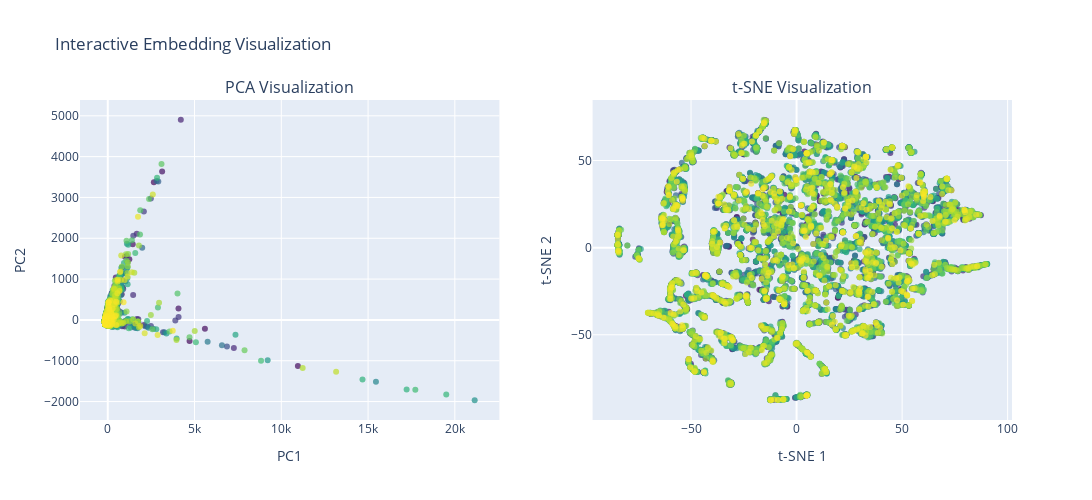

This figure's notebook cell:
### Code cell
import plotly.graph_objects as go
from plotly.subplots import make_subplots
import pandas as pd
import numpy as np
from sklearn.decomposition import PCA
from sklearn.manifold import TSNE

# Convert embeddings to numpy
embeddings_np = final_embeddings.numpy()

# PCA
pca = PCA(n_components=2)
pca_result = pca.fit_transform(embeddings_np)

pca_df = pd.DataFrame(pca_result)
pca_df.columns = ["pca1", "pca2"]
pca_df["timestamp"] = graph_dates
pca_df["graph_path"] = all_paths

# t-SNE
tsne = TSNE(n_components=2, random_state=42, perplexity=30)
tsne_result = tsne.fit_transform(embeddings_np)
tsne_df = pd.DataFrame(tsne_result)
tsne_df.columns = ["tsne1", "tsne2"]
tsne_df["timestamp"] = graph_dates
tsne_df["graph_path"] = all_paths

# Create subplots
fig = make_subplots(
   rows=1, cols=2,
   subplot_titles=('PCA Visualization', 't-SNE Visualization'),
   horizontal_spacing=0.1
)

# PCA scatter plot
fig.add_trace(
   go.Scatter(
       x=pca_df['pca1'],
       y=pca_df['pca2'],
       mode='markers',
       marker=dict(
           size=6,
           color=pca_df.index,  # Color by index or use timestamp
           colorscale='viridis',
           opacity=0.7
       ),
       text=[f"Path: {path}<br>Timestamp: {ts}" for path, ts in zip(pca_df['graph_path'], pca_df['timestamp'])],
       hovertemplate='<b>PCA Point</b><br>' +
                    'PC1: %{x:.3f}<br>' +
                    'PC2: %{y:.3f}<br>' +
                    '%{text}<extra></extra>',
       name='PCA'
   ),
   row=1, col=1
)

# t-SNE scatter plot
fig.add_trace(
   go.Scatter(
       x=tsne_df['tsne1'],
       y=tsne_df['tsne2'],
       mode='markers',
       marker=dict(
           size=6,
           color=tsne_df.index,  # Color by index or use timestamp
           colorscale='viridis',
           opacity=0.7
       ),
       text=[f"Path: {path}<br>Timestamp: {ts}" for path, ts in zip(tsne_df['graph_path'], tsne_df['timestamp'])],
       hovertemplate='<b>t-SNE Point</b><br>' +
                    't-SNE1: %{x:.3f}<br>' +
                    't-SNE2: %{y:.3f}<br>' +
                    '%{text}<extra></extra>',
       name='t-SNE'
   ),
   row=1, col=2
)

# Update layout
fig.update_layout(
   title_text="Interactive Embedding Visualization",
   showlegend=False,
   height=500,
   width=1200
)

# Update x and y axis labels
fig.update_xaxes(title_text="PC1", row=1, col=1)
fig.update_yaxes(title_text="PC2", row=1, col=1)
fig.update_xaxes(title_text="t-SNE 1", row=1, col=2)
fig.update_yaxes(title_text="t-SNE 2", row=1, col=2)

# Show interactive plot
fig.show()

### Figure 1 — Plotly figure (JSON) as saved in the notebook; plotly's stock layout.template omitted (floating-point values rounded to 4 significant figures; data arrays with more than 128 entries replaced by an {"elided": "..."} marker saying what was removed)
{"data": [{"hovertemplate": "<b>PCA Point</b><br>PC1: %{x:.3f}<br>PC2: %{y:.3f}<br>%{text}<extra></extra>", "marker": {"color": {"elided": "7074 int values"}, "colorscale": [[0, "#440154"], [0.1111, "#482878"], [0.2222, "#3e4989"], [0.3333, "#31688e"], [0.4444, "#26828e"], [0.5556, "#1f9e89"], [0.6667, "#35b779"], [0.7778, "#6ece58"], [0.8889, "#b5de2b"], [1, "#fde725"]], "opacity": 0.7, "size": 6}, "mode": "markers", "name": "PCA", "text": {"elided": "7074 str values"}, "type": "scatter", "x": {"elided": "7074 float values"}, "xaxis": "x", "y": {"elided": "7074 float values"}, "yaxis": "y"}, {"hovertemplate": "<b>t-SNE Point</b><br>t-SNE1: %{x:.3f}<br>t-SNE2: %{y:.3f}<br>%{text}<extra></extra>", "marker": {"color": {"elided": "7074 int values"}, "colorscale": [[0, "#440154"], [0.1111, "#482878"], [0.2222, "#3e4989"], [0.3333, "#31688e"], [0.4444, "#26828e"], [0.5556, "#1f9e89"], [0.6667, "#35b779"], [0.7778, "#6ece58"], [0.8889, "#b5de2b"], [1, "#fde725"]], "opacity": 0.7, "size": 6}, "mode": "markers", "name": "t-SNE", "text": {"elided": "7074 str values"}, "type": "scatter", "x": {"elided": "7074 float values"}, "xaxis": "x2", "y": {"elided": "7074 float values"}, "yaxis": "y2"}], "layout": {"annotations": [{"font": {"size": 16}, "showarrow": false, "text": "PCA Visualization", "x": 0.225, "xanchor": "center", "xref": "paper", "y": 1, "yanchor": "bottom", "yref": "paper"}, {"font": {"size": 16}, "showarrow": false, "text": "t-SNE Visualization", "x": 0.775, "xanchor": "center", "xref": "paper", "y": 1, "yanchor": "bottom", "yref": "paper"}], "height": 500, "showlegend": false, "title": {"text": "Interactive Embedding Visualization"}, "width": 1200, "xaxis": {"anchor": "y", "domain": [0, 0.45], "title": {"text": "PC1"}}, "xaxis2": {"anchor": "y2", "domain": [0.55, 1], "title": {"text": "t-SNE 1"}}, "yaxis": {"anchor": "x", "domain": [0, 1], "title": {"text": "PC2"}}, "yaxis2": {"anchor": "x2", "domain": [0, 1], "title": {"text": "t-SNE 2"}}}}
